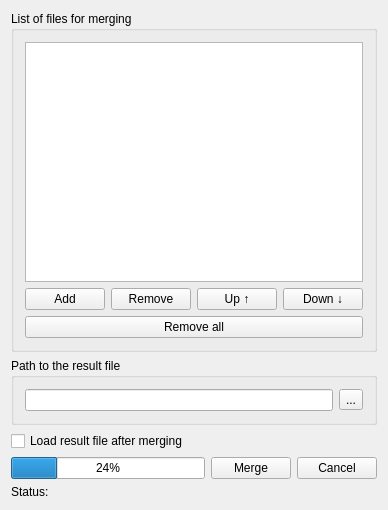
<?xml version="1.0" encoding="UTF-8"?>
<ui version="4.0">
 <class>CFileMergerTab</class>
 <widget class="CMusenDialog" name="CFileMergerTab">
  <property name="geometry">
   <rect>
    <x>0</x>
    <y>0</y>
    <width>358</width>
    <height>510</height>
   </rect>
  </property>
  <property name="windowTitle">
   <string>Merge files</string>
  </property>
  <property name="windowIcon">
   <iconset resource="../../MUSEN/QT_GUI/qt_gui.qrc">
    <normaloff>:/QT_GUI/Resources/MUSEN_Ico.png</normaloff>:/QT_GUI/Resources/MUSEN_Ico.png</iconset>
  </property>
  <layout class="QVBoxLayout" name="verticalLayout_2">
   <item>
    <widget class="QGroupBox" name="groupBox_3">
     <property name="title">
      <string>List of files for merging</string>
     </property>
     <layout class="QVBoxLayout" name="verticalLayout">
      <item>
       <widget class="QListWidget" name="listWidget"/>
      </item>
      <item>
       <layout class="QHBoxLayout" name="horizontalLayout_3" stretch="8,8,0,0">
        <item>
         <widget class="QPushButton" name="pushButtonAdd">
          <property name="toolTip">
           <string>Add file to the list of files for merging</string>
          </property>
          <property name="text">
           <string>Add</string>
          </property>
          <property name="icon">
           <iconset>
            <normaloff>../../MASGran/Pictures/add_small.png</normaloff>../../MASGran/Pictures/add_small.png</iconset>
          </property>
         </widget>
        </item>
        <item>
         <widget class="QPushButton" name="pushButtonRemove">
          <property name="toolTip">
           <string>Remove selected file from the list of files for merging</string>
          </property>
          <property name="text">
           <string>Remove</string>
          </property>
          <property name="icon">
           <iconset>
            <normaloff>../../MASGran/Pictures/minus.png</normaloff>../../MASGran/Pictures/minus.png</iconset>
          </property>
         </widget>
        </item>
        <item>
         <widget class="QPushButton" name="pushButtonMoveUp">
          <property name="toolTip">
           <string>Move up selected file in the list of files for merging</string>
          </property>
          <property name="text">
           <string>Up ↑</string>
          </property>
         </widget>
        </item>
        <item>
         <widget class="QPushButton" name="pushButtonMoveDown">
          <property name="toolTip">
           <string>Move down selected file in the list of files for merging</string>
          </property>
          <property name="text">
           <string>Down ↓</string>
          </property>
         </widget>
        </item>
       </layout>
      </item>
      <item>
       <widget class="QPushButton" name="pushButtonRemoveAll">
        <property name="toolTip">
         <string>Remove all files from the list of files for merging</string>
        </property>
        <property name="text">
         <string>Remove all</string>
        </property>
        <property name="icon">
         <iconset>
          <normaloff>../../MASGran/Pictures/cancel.png</normaloff>../../MASGran/Pictures/cancel.png</iconset>
        </property>
       </widget>
      </item>
     </layout>
    </widget>
   </item>
   <item>
    <widget class="QGroupBox" name="groupBox_2">
     <property name="title">
      <string>Path to the result file</string>
     </property>
     <layout class="QGridLayout" name="gridLayout">
      <item row="1" column="0">
       <layout class="QHBoxLayout" name="horizontalLayout_4">
        <item>
         <widget class="QLineEdit" name="lineEditOutputFilePath">
          <property name="toolTip">
           <string>Path to the result file</string>
          </property>
         </widget>
        </item>
        <item>
         <widget class="QToolButton" name="toolButtonSetOuputtFile">
          <property name="toolTip">
           <string>Select result file</string>
          </property>
          <property name="text">
           <string>...</string>
          </property>
         </widget>
        </item>
       </layout>
      </item>
     </layout>
    </widget>
   </item>
   <item>
    <widget class="QCheckBox" name="checkBoxLoadFile">
     <property name="toolTip">
      <string>Merged file will be loaded into system after merging</string>
     </property>
     <property name="text">
      <string>Load result file after merging</string>
     </property>
    </widget>
   </item>
   <item>
    <layout class="QHBoxLayout" name="horizontalLayout_2">
     <item>
      <widget class="QProgressBar" name="progressBar">
       <property name="value">
        <number>24</number>
       </property>
      </widget>
     </item>
     <item>
      <widget class="QPushButton" name="pushButtonMerge">
       <property name="toolTip">
        <string>Run merging process</string>
       </property>
       <property name="text">
        <string>Merge</string>
       </property>
       <property name="icon">
        <iconset>
         <normaloff>../../MUSEN/QT_GUI/Pictures/play.png</normaloff>../../MUSEN/QT_GUI/Pictures/play.png</iconset>
       </property>
      </widget>
     </item>
     <item>
      <widget class="QPushButton" name="pushButtonCancel">
       <property name="text">
        <string>Cancel</string>
       </property>
      </widget>
     </item>
    </layout>
   </item>
   <item>
    <layout class="QHBoxLayout" name="horizontalLayout" stretch="0,1">
     <item>
      <widget class="QLabel" name="label5">
       <property name="lineWidth">
        <number>0</number>
       </property>
       <property name="text">
        <string>Status:</string>
       </property>
       <property name="scaledContents">
        <bool>false</bool>
       </property>
       <property name="indent">
        <number>-1</number>
       </property>
      </widget>
     </item>
     <item>
      <widget class="QLabel" name="labelStatus">
       <property name="lineWidth">
        <number>0</number>
       </property>
       <property name="text">
        <string/>
       </property>
      </widget>
     </item>
    </layout>
   </item>
  </layout>
 </widget>
 <layoutdefault spacing="6" margin="11"/>
 <customwidgets>
  <customwidget>
   <class>CMusenDialog</class>
   <extends>QWidget</extends>
   <header>GeneralMUSENDialog.h</header>
   <container>1</container>
  </customwidget>
 </customwidgets>
 <resources>
  <include location="../../MUSEN/QT_GUI/qt_gui.qrc"/>
 </resources>
 <connections/>
</ui>
